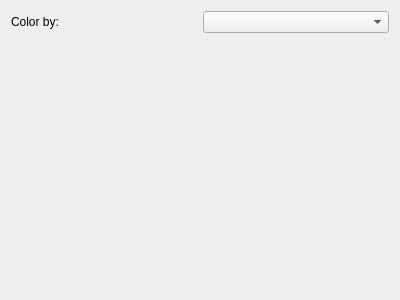
<ui version="4.0" >
 <class>EngineColorsWidget</class>
 <widget class="QWidget" name="EngineColorsWidget" >
  <property name="geometry" >
   <rect>
    <x>0</x>
    <y>0</y>
    <width>400</width>
    <height>300</height>
   </rect>
  </property>
  <property name="windowTitle" >
   <string>Form</string>
  </property>
  <layout class="QHBoxLayout" >
   <item>
    <layout class="QGridLayout" >
     <item row="0" column="1" >
      <widget class="QComboBox" name="colorCombo" />
     </item>
     <item row="1" column="0" colspan="2" >
      <spacer>
       <property name="orientation" >
        <enum>Qt::Vertical</enum>
       </property>
       <property name="sizeHint" >
        <size>
         <width>20</width>
         <height>40</height>
        </size>
       </property>
      </spacer>
     </item>
     <item row="0" column="0" >
      <widget class="QLabel" name="label" >
       <property name="text" >
        <string>Color by:</string>
       </property>
      </widget>
     </item>
    </layout>
   </item>
  </layout>
 </widget>
 <resources/>
 <connections/>
</ui>
